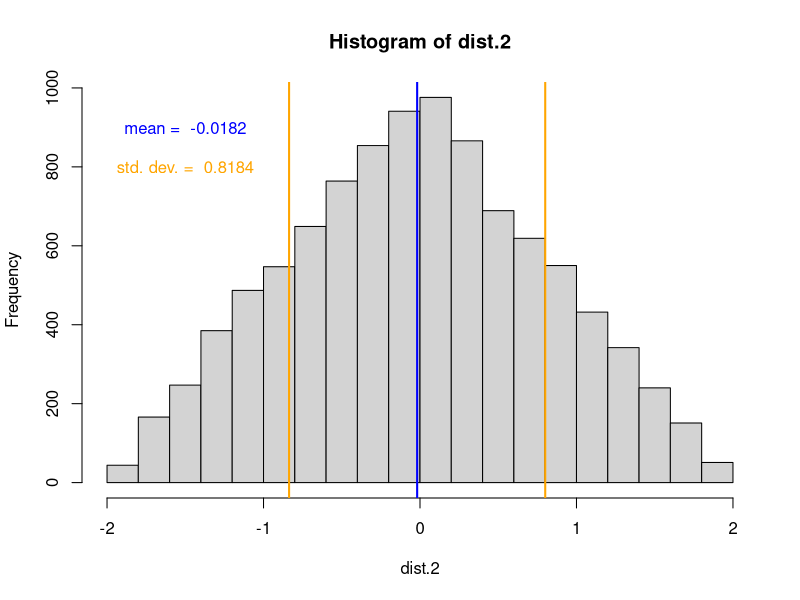
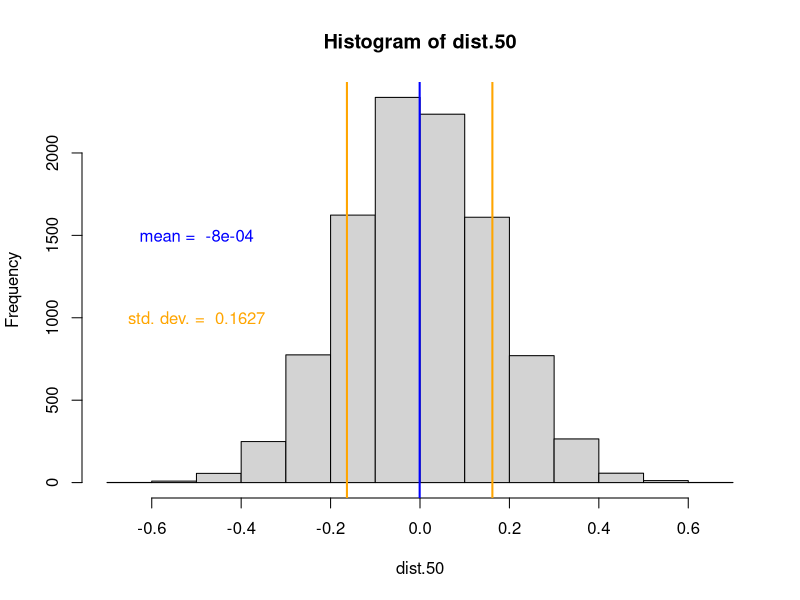

These figures' R source, in order:
## ---- chunk 1
set.seed(1)
n.sim <- 10000
dist.2 <- rep(0, n.sim)
dist.50 <- rep(0, n.sim)

for(t in 1:n.sim){
  dist.2[t] <- mean(runif(2, -2, 2))
  dist.50[t] <- mean(runif(50, -2, 2))
}

hist(dist.2)
abline(v = mean(dist.2), col = "blue", lwd = 2)
text(-1.5, 900, paste("mean = ",round(mean(dist.2), 4)), col = "blue")
abline(v = mean(dist.2)-sd(dist.2), col = "orange", lwd = 2)
abline(v = mean(dist.2)+sd(dist.2), col = "orange", lwd = 2)
text(-1.5, 800, paste("std. dev. = ",round(sd(dist.2), 4)), col = "orange")

hist(dist.50)
abline(v = mean(dist.50), col = "blue", lwd = 2)
text(-.5, 1500, paste("mean = ",round(mean(dist.50), 4)), col = "blue")
abline(v = mean(dist.50)-sd(dist.50), col = "orange", lwd = 2)
abline(v = mean(dist.50)+sd(dist.50), col = "orange", lwd = 2)
text(-.5, 1000, paste("std. dev. = ",round(sd(dist.50), 4)), col = "orange")
## ---- chunk 2
calculate.ci <- function(n.obs, n.succ, confidence = 0.95){
  p.hat <- n.succ/n.obs
  se <- sqrt(p.hat*(1-p.hat)/n.obs)
  return( c(p.hat - qnorm(0.5 + confidence/2)*se,
            p.hat + qnorm(0.5 + confidence/2)*se) )
}
## ---- chunk 3
set.seed(1)
n.sim <- 10000
prob <- 0.6
size <- 1000
# Placeholders for left (first column) and right (second column) ends
# of our CIs.
ci.95 <- matrix(0, nrow=n.sim, ncol=2)
ci.90 <- matrix(0, nrow=n.sim, ncol=2)
# Distribution of random variable x via generate the 10,000 values from Bin(1000,0.6),
x <- rbinom(n.sim, size, prob)
# Loop through those and feed them as input to your confidence level function from part 1 (for cases of 95% and 90%)
for (t in 1:n.sim){
  ci.95[t,] <- calculate.ci(size, x[t])
  ci.90[t,] <- calculate.ci(size, x[t], 0.90)
}
## ---- chunk 4
x <- c(55.5, 60.3, 60.6, 62.1, 65.5, 69.2)
## ---- chunk 5
moe <- qt(p=0.05/2, df=5,lower.tail=F)*(sd(x)/sqrt(6))
c(mean(x)-moe, mean(x)+moe)
## ---- chunk 6
x <- c(0, 0, 0, 0, 1, 1, 1, 2, 2, 6, 6, 7, 7, 10)
